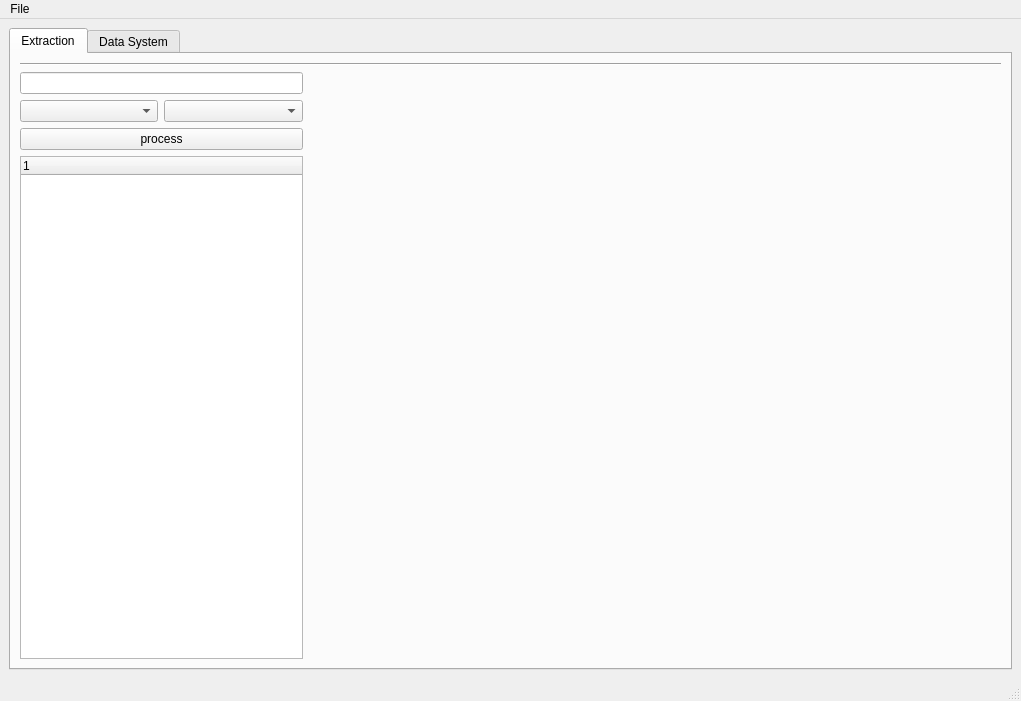
<?xml version="1.0" encoding="UTF-8"?>
<ui version="4.0">
 <class>MainWindow</class>
 <widget class="QMainWindow" name="MainWindow">
  <property name="geometry">
   <rect>
    <x>0</x>
    <y>0</y>
    <width>1021</width>
    <height>701</height>
   </rect>
  </property>
  <property name="windowTitle">
   <string>MainWindow</string>
  </property>
  <widget class="QWidget" name="centralwidget">
   <property name="sizePolicy">
    <sizepolicy hsizetype="Expanding" vsizetype="Expanding">
     <horstretch>0</horstretch>
     <verstretch>0</verstretch>
    </sizepolicy>
   </property>
   <layout class="QGridLayout" name="gridLayout_2">
    <item row="0" column="0">
     <layout class="QGridLayout" name="gridLayout_5">
      <property name="sizeConstraint">
       <enum>QLayout::SetFixedSize</enum>
      </property>
      <item row="0" column="0">
       <widget class="QTabWidget" name="Tab_Widget">
        <property name="tabPosition">
         <enum>QTabWidget::North</enum>
        </property>
        <property name="tabShape">
         <enum>QTabWidget::Rounded</enum>
        </property>
        <property name="currentIndex">
         <number>0</number>
        </property>
        <property name="movable">
         <bool>false</bool>
        </property>
        <widget class="QWidget" name="tab">
         <attribute name="title">
          <string>Extraction</string>
         </attribute>
         <layout class="QGridLayout" name="gridLayout_4">
          <item row="1" column="0">
           <layout class="QGridLayout" name="Extraction_GridLayout">
            <property name="sizeConstraint">
             <enum>QLayout::SetFixedSize</enum>
            </property>
            <item row="0" column="2" rowspan="6" colspan="5">
             <layout class="QVBoxLayout" name="Matplot_VLayout"/>
            </item>
            <item row="2" column="0" colspan="2">
             <widget class="QPushButton" name="process_button">
              <property name="sizePolicy">
               <sizepolicy hsizetype="Preferred" vsizetype="Fixed">
                <horstretch>0</horstretch>
                <verstretch>0</verstretch>
               </sizepolicy>
              </property>
              <property name="text">
               <string>process</string>
              </property>
             </widget>
            </item>
            <item row="3" column="0" rowspan="3" colspan="2">
             <layout class="QVBoxLayout" name="File_Explorer_VLayout">
              <item>
               <widget class="QTreeWidget" name="File_Explore_List_Widget">
                <column>
                 <property name="text">
                  <string notr="true">1</string>
                 </property>
                </column>
               </widget>
              </item>
             </layout>
            </item>
            <item row="1" column="1">
             <widget class="QComboBox" name="Category_ComboBox"/>
            </item>
            <item row="1" column="0">
             <widget class="QComboBox" name="Company_ComboBox"/>
            </item>
            <item row="0" column="0" colspan="2">
             <widget class="QLineEdit" name="search_company_name_lineBox">
              <property name="sizePolicy">
               <sizepolicy hsizetype="Preferred" vsizetype="Fixed">
                <horstretch>0</horstretch>
                <verstretch>0</verstretch>
               </sizepolicy>
              </property>
              <property name="autoFillBackground">
               <bool>false</bool>
              </property>
              <property name="text">
               <string/>
              </property>
             </widget>
            </item>
           </layout>
          </item>
          <item row="0" column="0">
           <widget class="Line" name="line">
            <property name="orientation">
             <enum>Qt::Horizontal</enum>
            </property>
           </widget>
          </item>
         </layout>
        </widget>
        <widget class="QWidget" name="tab_2">
         <attribute name="title">
          <string>Data System</string>
         </attribute>
         <layout class="QGridLayout" name="gridLayout_3">
          <item row="0" column="0">
           <layout class="QGridLayout" name="gridLayout">
            <property name="sizeConstraint">
             <enum>QLayout::SetFixedSize</enum>
            </property>
            <item row="2" column="2">
             <widget class="QPushButton" name="pushButton">
              <property name="text">
               <string>PushButton</string>
              </property>
             </widget>
            </item>
            <item row="2" column="1">
             <widget class="QPushButton" name="pushButton_5">
              <property name="text">
               <string>PushButton</string>
              </property>
             </widget>
            </item>
            <item row="1" column="1" colspan="6">
             <widget class="QTableWidget" name="tableWidget"/>
            </item>
            <item row="0" column="1" colspan="3">
             <widget class="QLineEdit" name="lineEdit_2"/>
            </item>
            <item row="2" column="3">
             <widget class="QPushButton" name="pushButton_2">
              <property name="text">
               <string>PushButton</string>
              </property>
             </widget>
            </item>
            <item row="0" column="5">
             <widget class="QComboBox" name="comboBox_2"/>
            </item>
            <item row="0" column="4">
             <widget class="QPushButton" name="pushButton_4">
              <property name="text">
               <string>Search</string>
              </property>
             </widget>
            </item>
            <item row="0" column="6">
             <widget class="QComboBox" name="comboBox_3"/>
            </item>
            <item row="2" column="4">
             <widget class="QPushButton" name="pushButton_3">
              <property name="text">
               <string>PushButton</string>
              </property>
             </widget>
            </item>
           </layout>
          </item>
         </layout>
        </widget>
       </widget>
      </item>
     </layout>
    </item>
   </layout>
  </widget>
  <widget class="QMenuBar" name="menubar">
   <property name="geometry">
    <rect>
     <x>0</x>
     <y>0</y>
     <width>1021</width>
     <height>21</height>
    </rect>
   </property>
   <property name="sizePolicy">
    <sizepolicy hsizetype="Expanding" vsizetype="Expanding">
     <horstretch>0</horstretch>
     <verstretch>0</verstretch>
    </sizepolicy>
   </property>
   <widget class="QMenu" name="menuFile">
    <property name="title">
     <string>File</string>
    </property>
    <addaction name="actionImport_New_Company"/>
    <addaction name="actionOpen_Working_Space_Directory"/>
    <addaction name="actionWork_Space"/>
    <addaction name="separator"/>
    <addaction name="actionImport_PDF_JPG"/>
    <addaction name="Export_For_Current_Company"/>
    <addaction name="actionExport_All_Company_to_Excel"/>
    <addaction name="separator"/>
    <addaction name="actionView_All_Image"/>
   </widget>
   <addaction name="menuFile"/>
  </widget>
  <widget class="QStatusBar" name="statusbar">
   <property name="sizePolicy">
    <sizepolicy hsizetype="Expanding" vsizetype="Expanding">
     <horstretch>0</horstretch>
     <verstretch>0</verstretch>
    </sizepolicy>
   </property>
  </widget>
  <action name="actionImport_New_Company">
   <property name="text">
    <string>Open Company Folder</string>
   </property>
  </action>
  <action name="actionImport_PDF_JPG">
   <property name="text">
    <string>Import PDF/JPG</string>
   </property>
  </action>
  <action name="actionWork_Space">
   <property name="text">
    <string>Add Work Space Directory</string>
   </property>
  </action>
  <action name="view_image">
   <property name="text">
    <string>View All Image From Current Company</string>
   </property>
  </action>
  <action name="actionCheck_Images_With_Position_Data">
   <property name="text">
    <string>Check Images With Position Data</string>
   </property>
  </action>
  <action name="actionCurrent_Selected_Company">
   <property name="text">
    <string>Current Selected Company</string>
   </property>
  </action>
  <action name="actionAll_Company">
   <property name="text">
    <string>All Company</string>
   </property>
  </action>
  <action name="actionGuidence">
   <property name="text">
    <string>Guidence</string>
   </property>
  </action>
  <action name="action_2">
   <property name="text">
    <string>?</string>
   </property>
  </action>
  <action name="Current_Selected_Company_Export">
   <property name="text">
    <string>Current Selected Company</string>
   </property>
  </action>
  <action name="actionAll_Company_2">
   <property name="text">
    <string>All Company</string>
   </property>
  </action>
  <action name="actionOpen_Working_Space_Directory">
   <property name="text">
    <string>Open Working Space Directory</string>
   </property>
  </action>
  <action name="Export_For_Current_Company">
   <property name="text">
    <string>Export Current Company to Excel</string>
   </property>
  </action>
  <action name="actionExport_All_Company_to_Excel">
   <property name="text">
    <string>Export All Company to Excel</string>
   </property>
  </action>
  <action name="actionView_All_Image">
   <property name="text">
    <string>View All Image</string>
   </property>
  </action>
 </widget>
 <resources/>
 <connections/>
</ui>
